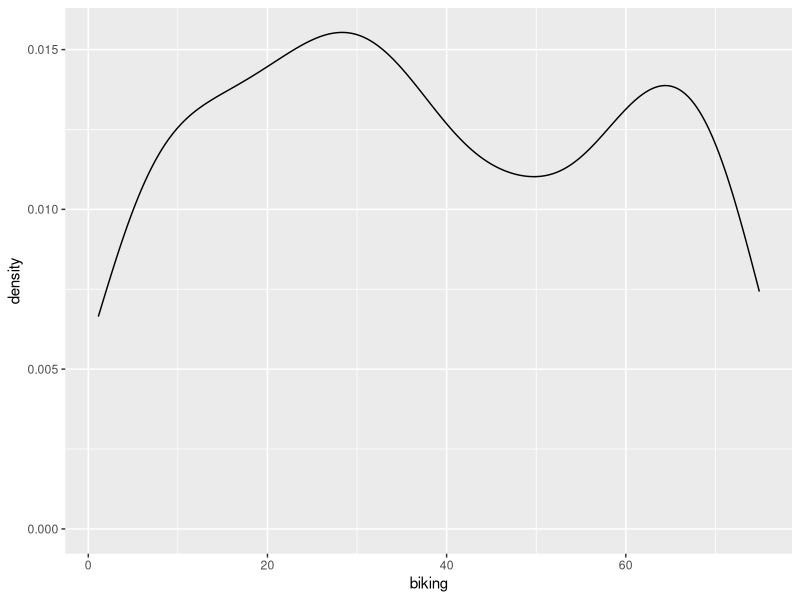
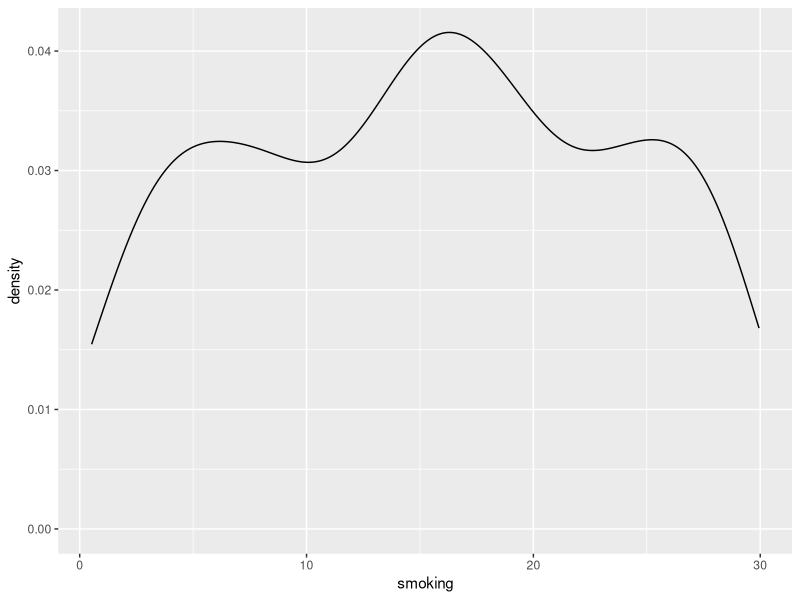
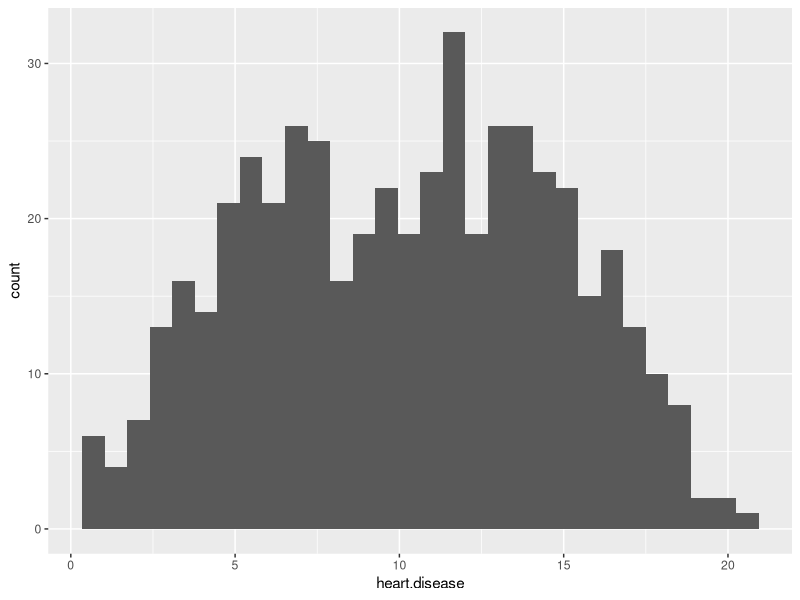

Generate these figures, in order, with R:
#Multiple Linear Regression Heart Data
library(tidyverse)
dataset=read.csv("heart.data.csv")

#Explore the data
view(dataset)
glimpse(dataset)
length(dataset)
names(dataset)
summary(dataset)

#Fixing Missing Values
colSums(is.na(dataset))

#biking
ggplot(data=dataset,
       aes(biking))+
  geom_density()

biking_median=median(dataset$biking, na.rm=TRUE)
dataset$biking=ifelse(is.na(dataset$biking),
                      biking_median,
                      dataset$biking) 
colSums(is.na(dataset))
#smoking
ggplot(data=dataset,
       aes(smoking))+
  geom_density()

smoking_median=median(dataset$smoking, na.rm=TRUE)
dataset$smoking=ifelse(is.na(dataset$smoking),
                       smoking_median,
                       dataset$smoking)
colSums(is.na(dataset))
#heart disease
ggplot(data=dataset,
       aes(heart.disease))+
  geom_histogram()

hd_mean=mean(dataset$heart.disease, na.rm=TRUE)
dataset$heart.disease=ifelse(is.na(dataset$heart.disease),
                             hd_mean,
                             dataset$heart.disease)

colSums(is.na(dataset)) #all missing data has been imputed 

#Splitting the data into 2 sets
library(caTools)
set.seed(10)
split=sample.split(dataset$heart.disease, SplitRatio = 0.8) #80% training, 20% test
training_set=subset(dataset, split=TRUE)
test_set=subset(dataset, split=FALSE)

#MLR training
names(dataset)
MLR=lm(formula=heart.disease~.,
       data=training_set)
summary(MLR)
# 14.956879 - 0.200113*(biking) + 0.179576*(smoking)
## Above is the equation for the variable heart.disease 
### All above variables are statistically significant because their P-values are less than 0.05

#Mean Square Error 
summ=summary(MLR)
MSE=(mean(summ$residuals^2))
paste("Mean squared error :", MSE)

#R-square
summary(MLR)
#The R Square value is 0.7039, which is a good, high value meaning this is a good model

#Testing Set Prediction 
y_pred=predict(MLR, newdata=test_set) #Setting a variable for the predicted y values
data=data.frame(test_set$heart.disease, y_pred)
head(data)

#Validation
new=read.csv("Heart_validation.csv") #Reading the validation file
new
new_x=new[c(1:2)] #Separating the x and y variables 
new_x
data.frame(new[c(3)], predict(MLR, newdata=new_x))
